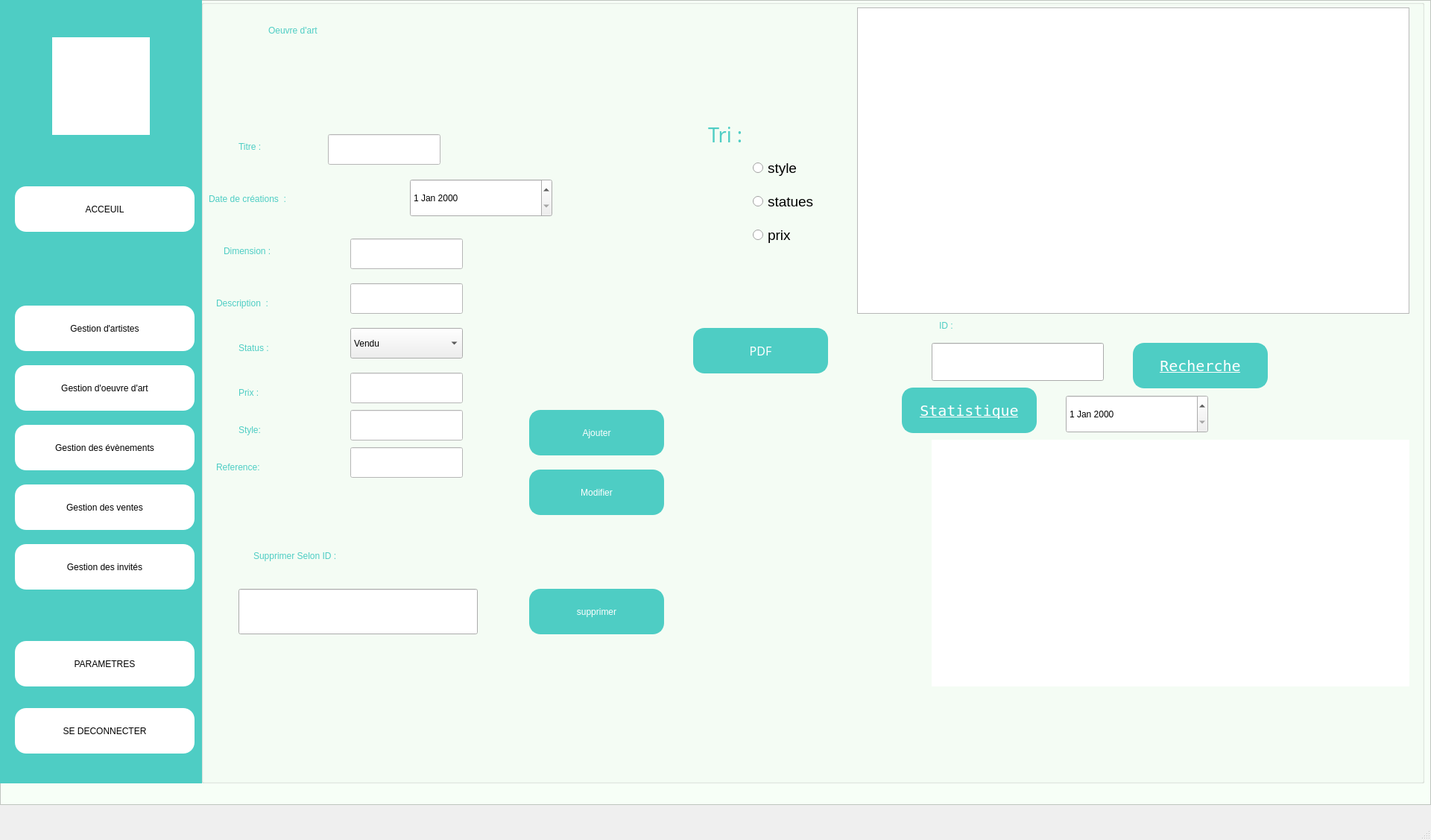
<?xml version="1.0" encoding="UTF-8"?>
<ui version="4.0">
 <class>MainWindow</class>
 <widget class="QMainWindow" name="MainWindow">
  <property name="geometry">
   <rect>
    <x>0</x>
    <y>0</y>
    <width>1920</width>
    <height>1127</height>
   </rect>
  </property>
  <property name="windowTitle">
   <string>MainWindow</string>
  </property>
  <widget class="QWidget" name="centralwidget">
   <widget class="QGroupBox" name="groupBox">
    <property name="geometry">
     <rect>
      <x>270</x>
      <y>0</y>
      <width>1641</width>
      <height>1051</height>
     </rect>
    </property>
    <property name="title">
     <string/>
    </property>
    <widget class="QLabel" name="label_22">
     <property name="geometry">
      <rect>
       <x>90</x>
       <y>10</y>
       <width>261</width>
       <height>61</height>
      </rect>
     </property>
     <property name="styleSheet">
      <string notr="true">color: #4ecdc4;
font: 26pt &quot;MS Shell Dlg 2&quot;;</string>
     </property>
     <property name="text">
      <string>Oeuvre d'art</string>
     </property>
    </widget>
    <widget class="QLabel" name="label_19">
     <property name="geometry">
      <rect>
       <x>50</x>
       <y>180</y>
       <width>81</width>
       <height>33</height>
      </rect>
     </property>
     <property name="styleSheet">
      <string notr="true">font: 10pt &quot;MS Shell Dlg 2&quot;;
color:#4ecdc4;
font: 16pt &quot;MS Shell Dlg 2&quot;;</string>
     </property>
     <property name="text">
      <string>Titre :</string>
     </property>
    </widget>
    <widget class="QLineEdit" name="line_titre_ajout">
     <property name="geometry">
      <rect>
       <x>170</x>
       <y>180</y>
       <width>151</width>
       <height>41</height>
      </rect>
     </property>
     <property name="styleSheet">
      <string notr="true">background-color: rgb(255, 255, 255);</string>
     </property>
    </widget>
    <widget class="QLabel" name="label_34">
     <property name="geometry">
      <rect>
       <x>10</x>
       <y>250</y>
       <width>261</width>
       <height>33</height>
      </rect>
     </property>
     <property name="styleSheet">
      <string notr="true">font: 10pt &quot;MS Shell Dlg 2&quot;;
color:#4ecdc4;
font: 16pt &quot;MS Shell Dlg 2&quot;;</string>
     </property>
     <property name="text">
      <string>Date de créations  :</string>
     </property>
    </widget>
    <widget class="QLineEdit" name="line_dimension_ajout">
     <property name="geometry">
      <rect>
       <x>200</x>
       <y>320</y>
       <width>151</width>
       <height>41</height>
      </rect>
     </property>
     <property name="styleSheet">
      <string notr="true">background-color: rgb(255, 255, 255);</string>
     </property>
    </widget>
    <widget class="QLineEdit" name="line_description_ajout">
     <property name="geometry">
      <rect>
       <x>200</x>
       <y>380</y>
       <width>151</width>
       <height>41</height>
      </rect>
     </property>
     <property name="styleSheet">
      <string notr="true">background-color: rgb(255, 255, 255);</string>
     </property>
    </widget>
    <widget class="QPushButton" name="boutton_ajout">
     <property name="geometry">
      <rect>
       <x>440</x>
       <y>550</y>
       <width>181</width>
       <height>61</height>
      </rect>
     </property>
     <property name="styleSheet">
      <string notr="true">
QPushButton {
    border-radius: 15px; /* Ajustez ce chiffre selon votre préférence pour le degré de circularité */
    padding: 10px 20px; /* Ajustez le rembourrage selon vos besoins */
    background-color: #4ecdc4; /* Couleur de fond */
    color: white; /* Couleur du texte */
    border: 2px solid #4ecdc4; /* Bordure */
}

QPushButton:hover {
    background-color: #b0e8e4; /* Couleur de fond au survol */
    border: 2px solid #b0e8e4; /* Bordure au survol */
}

QPushButton:pressed {
    background-color: #b0e8e4; /* Couleur de fond enfoncé */
    border: 2px solid #b0e8e4; /* Bordure enfoncé */
}


</string>
     </property>
     <property name="text">
      <string>Ajouter</string>
     </property>
    </widget>
    <widget class="QPushButton" name="boutton_modifier">
     <property name="geometry">
      <rect>
       <x>440</x>
       <y>630</y>
       <width>181</width>
       <height>61</height>
      </rect>
     </property>
     <property name="styleSheet">
      <string notr="true">
QPushButton {
    border-radius: 15px; /* Ajustez ce chiffre selon votre préférence pour le degré de circularité */
    padding: 10px 20px; /* Ajustez le rembourrage selon vos besoins */
    background-color: #4ecdc4; /* Couleur de fond */
    color: white; /* Couleur du texte */
    border: 2px solid #4ecdc4; /* Bordure */
}

QPushButton:hover {
    background-color: #b0e8e4; /* Couleur de fond au survol */
    border: 2px solid #b0e8e4; /* Bordure au survol */
}

QPushButton:pressed {
    background-color: #b0e8e4; /* Couleur de fond enfoncé */
    border: 2px solid #b0e8e4; /* Bordure enfoncé */
}


</string>
     </property>
     <property name="text">
      <string>Modifier</string>
     </property>
    </widget>
    <widget class="QLabel" name="label_50">
     <property name="geometry">
      <rect>
       <x>30</x>
       <y>320</y>
       <width>161</width>
       <height>33</height>
      </rect>
     </property>
     <property name="styleSheet">
      <string notr="true">font: 10pt &quot;MS Shell Dlg 2&quot;;
color:#4ecdc4;
font: 16pt &quot;MS Shell Dlg 2&quot;;</string>
     </property>
     <property name="text">
      <string>Dimension :</string>
     </property>
    </widget>
    <widget class="QLabel" name="label_51">
     <property name="geometry">
      <rect>
       <x>20</x>
       <y>390</y>
       <width>171</width>
       <height>33</height>
      </rect>
     </property>
     <property name="styleSheet">
      <string notr="true">font: 10pt &quot;MS Shell Dlg 2&quot;;
color:#4ecdc4;
font: 16pt &quot;MS Shell Dlg 2&quot;;</string>
     </property>
     <property name="text">
      <string>Description  :</string>
     </property>
    </widget>
    <widget class="QLabel" name="label_52">
     <property name="geometry">
      <rect>
       <x>50</x>
       <y>450</y>
       <width>93</width>
       <height>33</height>
      </rect>
     </property>
     <property name="styleSheet">
      <string notr="true">font: 10pt &quot;MS Shell Dlg 2&quot;;
color:#4ecdc4;
font: 16pt &quot;MS Shell Dlg 2&quot;;</string>
     </property>
     <property name="text">
      <string>Status :</string>
     </property>
    </widget>
    <widget class="QRadioButton" name="radioButton_style">
     <property name="geometry">
      <rect>
       <x>740</x>
       <y>210</y>
       <width>121</width>
       <height>31</height>
      </rect>
     </property>
     <property name="font">
      <font>
       <family>MS Shell Dlg 2</family>
       <pointsize>14</pointsize>
       <weight>9</weight>
       <italic>false</italic>
       <bold>false</bold>
      </font>
     </property>
     <property name="styleSheet">
      <string notr="true">font: 75 14pt &quot;MS Shell Dlg 2&quot;;</string>
     </property>
     <property name="text">
      <string>style</string>
     </property>
    </widget>
    <widget class="QRadioButton" name="radioButton_status">
     <property name="geometry">
      <rect>
       <x>740</x>
       <y>250</y>
       <width>121</width>
       <height>41</height>
      </rect>
     </property>
     <property name="font">
      <font>
       <family>MS Shell Dlg 2</family>
       <pointsize>14</pointsize>
       <weight>9</weight>
       <italic>false</italic>
       <bold>false</bold>
      </font>
     </property>
     <property name="styleSheet">
      <string notr="true">font: 75 14pt &quot;MS Shell Dlg 2&quot;;</string>
     </property>
     <property name="text">
      <string>statues</string>
     </property>
    </widget>
    <widget class="QLabel" name="label_recherche_2">
     <property name="geometry">
      <rect>
       <x>680</x>
       <y>150</y>
       <width>161</width>
       <height>61</height>
      </rect>
     </property>
     <property name="font">
      <font>
       <family>Segoe UI Black</family>
       <pointsize>20</pointsize>
       <weight>10</weight>
       <italic>false</italic>
       <bold>false</bold>
      </font>
     </property>
     <property name="styleSheet">
      <string notr="true">color:#4ecdc4;
font: 87 20pt &quot;Segoe UI Black&quot;;</string>
     </property>
     <property name="text">
      <string>Tri :</string>
     </property>
    </widget>
    <widget class="QRadioButton" name="radioButton_prix">
     <property name="geometry">
      <rect>
       <x>740</x>
       <y>300</y>
       <width>97</width>
       <height>31</height>
      </rect>
     </property>
     <property name="font">
      <font>
       <family>MS Shell Dlg 2</family>
       <pointsize>14</pointsize>
       <weight>9</weight>
       <italic>false</italic>
       <bold>false</bold>
      </font>
     </property>
     <property name="styleSheet">
      <string notr="true">font: 75 14pt &quot;MS Shell Dlg 2&quot;;</string>
     </property>
     <property name="text">
      <string>prix </string>
     </property>
    </widget>
    <widget class="QLineEdit" name="lineEdit_recherche_id">
     <property name="geometry">
      <rect>
       <x>980</x>
       <y>460</y>
       <width>231</width>
       <height>51</height>
      </rect>
     </property>
     <property name="styleSheet">
      <string notr="true">color: rgb(41, 47, 54);</string>
     </property>
    </widget>
    <widget class="QPushButton" name="boutton_recherche">
     <property name="geometry">
      <rect>
       <x>1250</x>
       <y>460</y>
       <width>181</width>
       <height>61</height>
      </rect>
     </property>
     <property name="font">
      <font>
       <family>NSimSun</family>
       <pointsize>15</pointsize>
       <weight>50</weight>
       <italic>false</italic>
       <bold>false</bold>
       <underline>true</underline>
      </font>
     </property>
     <property name="styleSheet">
      <string notr="true">
QPushButton {
    border-radius: 15px; /* Ajustez ce chiffre selon votre préférence pour le degré de circularité */
    padding: 10px 20px; /* Ajustez le rembourrage selon vos besoins */
    background-color: #4ecdc4; /* Couleur de fond */
    color: white; /* Couleur du texte */
    border: 2px solid #4ecdc4; /* Bordure */
}

QPushButton:hover {
    background-color: #b0e8e4; /* Couleur de fond au survol */
    border: 2px solid #b0e8e4; /* Bordure au survol */
}

QPushButton:pressed {
    background-color: #b0e8e4; /* Couleur de fond enfoncé */
    border: 2px solid #b0e8e4; /* Bordure enfoncé */
}


</string>
     </property>
     <property name="text">
      <string>Recherche</string>
     </property>
    </widget>
    <widget class="QLabel" name="label_25">
     <property name="geometry">
      <rect>
       <x>990</x>
       <y>420</y>
       <width>212</width>
       <height>33</height>
      </rect>
     </property>
     <property name="styleSheet">
      <string notr="true">font: 10pt &quot;MS Shell Dlg 2&quot;;
color:#4ecdc4;
font: 16pt &quot;MS Shell Dlg 2&quot;;</string>
     </property>
     <property name="text">
      <string>ID :</string>
     </property>
    </widget>
    <widget class="QLineEdit" name="line_id_supp">
     <property name="geometry">
      <rect>
       <x>50</x>
       <y>790</y>
       <width>321</width>
       <height>61</height>
      </rect>
     </property>
    </widget>
    <widget class="QPushButton" name="boutton_supp">
     <property name="geometry">
      <rect>
       <x>440</x>
       <y>790</y>
       <width>181</width>
       <height>61</height>
      </rect>
     </property>
     <property name="styleSheet">
      <string notr="true">
QPushButton {
    border-radius: 15px; /* Ajustez ce chiffre selon votre préférence pour le degré de circularité */
    padding: 10px 20px; /* Ajustez le rembourrage selon vos besoins */
    background-color: #4ecdc4; /* Couleur de fond */
    color: white; /* Couleur du texte */
    border: 2px solid #4ecdc4; /* Bordure */
}

QPushButton:hover {
    background-color: #b0e8e4; /* Couleur de fond au survol */
    border: 2px solid #b0e8e4; /* Bordure au survol */
}

QPushButton:pressed {
    background-color: #b0e8e4; /* Couleur de fond enfoncé */
    border: 2px solid #b0e8e4; /* Bordure enfoncé */
}


</string>
     </property>
     <property name="text">
      <string>supprimer</string>
     </property>
    </widget>
    <widget class="QLabel" name="label_23">
     <property name="geometry">
      <rect>
       <x>70</x>
       <y>720</y>
       <width>481</width>
       <height>51</height>
      </rect>
     </property>
     <property name="styleSheet">
      <string notr="true">color: #4ecdc4;
font: 26pt &quot;MS Shell Dlg 2&quot;;</string>
     </property>
     <property name="text">
      <string>Supprimer Selon ID :</string>
     </property>
    </widget>
    <widget class="QTextBrowser" name="textBrowser_statistique">
     <property name="geometry">
      <rect>
       <x>980</x>
       <y>590</y>
       <width>641</width>
       <height>331</height>
      </rect>
     </property>
     <property name="styleSheet">
      <string notr="true">border: none;
    margin: 0px;</string>
     </property>
    </widget>
    <widget class="QPushButton" name="boutton_statistique">
     <property name="geometry">
      <rect>
       <x>940</x>
       <y>520</y>
       <width>181</width>
       <height>61</height>
      </rect>
     </property>
     <property name="font">
      <font>
       <family>NSimSun</family>
       <pointsize>15</pointsize>
       <weight>50</weight>
       <italic>false</italic>
       <bold>false</bold>
       <underline>true</underline>
      </font>
     </property>
     <property name="styleSheet">
      <string notr="true">
QPushButton {
    border-radius: 15px; /* Ajustez ce chiffre selon votre préférence pour le degré de circularité */
    padding: 10px 20px; /* Ajustez le rembourrage selon vos besoins */
    background-color: #4ecdc4; /* Couleur de fond */
    color: white; /* Couleur du texte */
    border: 2px solid #4ecdc4; /* Bordure */
}

QPushButton:hover {
    background-color: #b0e8e4; /* Couleur de fond au survol */
    border: 2px solid #b0e8e4; /* Bordure au survol */
}

QPushButton:pressed {
    background-color: #b0e8e4; /* Couleur de fond enfoncé */
    border: 2px solid #b0e8e4; /* Bordure enfoncé */
}


</string>
     </property>
     <property name="text">
      <string>Statistique</string>
     </property>
    </widget>
    <widget class="QDateEdit" name="dateEdit_statistique">
     <property name="geometry">
      <rect>
       <x>1160</x>
       <y>530</y>
       <width>191</width>
       <height>51</height>
      </rect>
     </property>
    </widget>
    <widget class="QDateEdit" name="date_date_de_creation_ajout">
     <property name="geometry">
      <rect>
       <x>280</x>
       <y>240</y>
       <width>191</width>
       <height>51</height>
      </rect>
     </property>
     <property name="styleSheet">
      <string notr="true">font: 15pt &quot;MS Shell Dlg 2&quot;;</string>
     </property>
    </widget>
    <widget class="QLabel" name="label_53">
     <property name="geometry">
      <rect>
       <x>50</x>
       <y>510</y>
       <width>101</width>
       <height>33</height>
      </rect>
     </property>
     <property name="styleSheet">
      <string notr="true">font: 10pt &quot;MS Shell Dlg 2&quot;;
color:#4ecdc4;
font: 16pt &quot;MS Shell Dlg 2&quot;;</string>
     </property>
     <property name="text">
      <string>Prix :</string>
     </property>
    </widget>
    <widget class="QLineEdit" name="line_prix_ajout">
     <property name="geometry">
      <rect>
       <x>200</x>
       <y>500</y>
       <width>151</width>
       <height>41</height>
      </rect>
     </property>
     <property name="styleSheet">
      <string notr="true">background-color: rgb(255, 255, 255);</string>
     </property>
    </widget>
    <widget class="QLabel" name="label_54">
     <property name="geometry">
      <rect>
       <x>50</x>
       <y>560</y>
       <width>101</width>
       <height>33</height>
      </rect>
     </property>
     <property name="styleSheet">
      <string notr="true">font: 10pt &quot;MS Shell Dlg 2&quot;;
color:#4ecdc4;
font: 16pt &quot;MS Shell Dlg 2&quot;;</string>
     </property>
     <property name="text">
      <string>Style:</string>
     </property>
    </widget>
    <widget class="QLineEdit" name="line_style_ajout">
     <property name="geometry">
      <rect>
       <x>200</x>
       <y>550</y>
       <width>151</width>
       <height>41</height>
      </rect>
     </property>
     <property name="styleSheet">
      <string notr="true">background-color: rgb(255, 255, 255);</string>
     </property>
    </widget>
    <widget class="QLineEdit" name="line_reference_ajout">
     <property name="geometry">
      <rect>
       <x>200</x>
       <y>600</y>
       <width>151</width>
       <height>41</height>
      </rect>
     </property>
     <property name="styleSheet">
      <string notr="true">background-color: rgb(255, 255, 255);</string>
     </property>
    </widget>
    <widget class="QLabel" name="label_55">
     <property name="geometry">
      <rect>
       <x>20</x>
       <y>610</y>
       <width>141</width>
       <height>33</height>
      </rect>
     </property>
     <property name="styleSheet">
      <string notr="true">font: 10pt &quot;MS Shell Dlg 2&quot;;
color:#4ecdc4;
font: 16pt &quot;MS Shell Dlg 2&quot;;</string>
     </property>
     <property name="text">
      <string>Reference:</string>
     </property>
    </widget>
    <widget class="QComboBox" name="comboBox_status">
     <property name="geometry">
      <rect>
       <x>200</x>
       <y>440</y>
       <width>151</width>
       <height>41</height>
      </rect>
     </property>
     <property name="styleSheet">
      <string notr="true">font: 15pt &quot;MS Shell Dlg 2&quot;;</string>
     </property>
     <item>
      <property name="text">
       <string>Vendu</string>
      </property>
     </item>
     <item>
      <property name="text">
       <string>En stock</string>
      </property>
     </item>
    </widget>
    <widget class="QTableView" name="tableView">
     <property name="geometry">
      <rect>
       <x>880</x>
       <y>10</y>
       <width>741</width>
       <height>411</height>
      </rect>
     </property>
     <property name="styleSheet">
      <string notr="true">border: none;
margin: 0px;
QTableView {
    background-color: #f5f5f5; /* Couleur de fond de la table */
    alternate-background-color: #ffffff; /* Couleur de fond alternée des lignes */
    border: none; /* Supprime la bordure par défaut */
    selection-background-color: #a8d6ff; /* Couleur de fond de la cellule sélectionnée */
    selection-color: #000000; /* Couleur du texte de la cellule sélectionnée */
}

QTableView::item {
    padding: 10px; /* Espacement interne des cellules */
    border-bottom: 1px solid #e0e0e0; /* Bordure basse des cellules */
}

QHeaderView::section {
    background-color: #4c8dc3; /* Couleur de fond de l'en-tête de colonne */
    color: #ffffff; /* Couleur du texte de l'en-tête de colonne */
    padding: 8px; /* Espacement interne de l'en-tête de colonne */
}

QHeaderView::section:checked {
    background-color: #78aaff; /* Couleur de fond de l'en-tête de colonne lorsque trié */
}

QTableView::horizontalHeader {
    border-bottom: 2px solid #4c8dc3; /* Bordure inférieure de l'en-tête de colonne */
}

QTableView::verticalHeader {
    border-right: 2px solid #4c8dc3; /* Bordure droite de l'en-tête de ligne */
}
</string>
     </property>
    </widget>
    <widget class="QPushButton" name="boutton_pdf">
     <property name="geometry">
      <rect>
       <x>660</x>
       <y>440</y>
       <width>181</width>
       <height>61</height>
      </rect>
     </property>
     <property name="font">
      <font>
       <family>OCR A Extended</family>
       <pointsize>12</pointsize>
      </font>
     </property>
     <property name="styleSheet">
      <string notr="true">
QPushButton {
    border-radius: 15px; /* Ajustez ce chiffre selon votre préférence pour le degré de circularité */
    padding: 10px 20px; /* Ajustez le rembourrage selon vos besoins */
    background-color: #4ecdc4; /* Couleur de fond */
    color: white; /* Couleur du texte */
    border: 2px solid #4ecdc4; /* Bordure */
}

QPushButton:hover {
    background-color: #b0e8e4; /* Couleur de fond au survol */
    border: 2px solid #b0e8e4; /* Bordure au survol */
}

QPushButton:pressed {
    background-color: #b0e8e4; /* Couleur de fond enfoncé */
    border: 2px solid #b0e8e4; /* Bordure enfoncé */
}


</string>
     </property>
     <property name="text">
      <string>PDF</string>
     </property>
    </widget>
   </widget>
   <widget class="QGraphicsView" name="graphicsView">
    <property name="geometry">
     <rect>
      <x>0</x>
      <y>0</y>
      <width>1920</width>
      <height>1080</height>
     </rect>
    </property>
    <property name="styleSheet">
     <string notr="true">background-color: rgb(247, 255, 247);</string>
    </property>
   </widget>
   <widget class="QGraphicsView" name="graphicsView_2">
    <property name="geometry">
     <rect>
      <x>-10</x>
      <y>0</y>
      <width>281</width>
      <height>1051</height>
     </rect>
    </property>
    <property name="styleSheet">
     <string notr="true">background-color: rgb(78, 205, 196);

    border: none;
    margin: 0px;

</string>
    </property>
   </widget>
   <widget class="QPushButton" name="boutton_artiste">
    <property name="geometry">
     <rect>
      <x>20</x>
      <y>410</y>
      <width>241</width>
      <height>61</height>
     </rect>
    </property>
    <property name="styleSheet">
     <string notr="true">
QPushButton
{
 border-radius: 15px; /* Ajustez ce chiffre selon votre préférence pour le degré de circularité */
    padding: 10px 20px; /* Ajustez le rembourrage selon vos besoins */
	
	background-color: rgb(255, 255, 255);

}
QPushButton:Hover
{
border:none;
	background-color: rgb(88, 231, 219);
border-radius:40px;
stackedWidget_2
}
 QPushButton:pressed
{
border:none;
	background-color: rgb(127, 106, 0);

border-radius:40px;
}




</string>
    </property>
    <property name="text">
     <string>Gestion d'artistes</string>
    </property>
   </widget>
   <widget class="QGraphicsView" name="graphicsView_3">
    <property name="geometry">
     <rect>
      <x>70</x>
      <y>50</y>
      <width>131</width>
      <height>131</height>
     </rect>
    </property>
    <property name="styleSheet">
     <string notr="true">background-image: url(:/logo.png);
background-color: rgb(255, 255, 255);
border: none;
    margin: 0px;</string>
    </property>
   </widget>
   <widget class="QPushButton" name="boutton_evenement">
    <property name="geometry">
     <rect>
      <x>20</x>
      <y>570</y>
      <width>241</width>
      <height>61</height>
     </rect>
    </property>
    <property name="styleSheet">
     <string notr="true">
QPushButton
{
 border-radius: 15px; /* Ajustez ce chiffre selon votre préférence pour le degré de circularité */
    padding: 10px 20px; /* Ajustez le rembourrage selon vos besoins */
	
	background-color: rgb(255, 255, 255);

}
QPushButton:Hover
{
border:none;
	background-color: rgb(88, 231, 219);
border-radius:40px;
stackedWidget_2
}
 QPushButton:pressed
{
border:none;
	background-color: rgb(127, 106, 0);

border-radius:40px;
}




</string>
    </property>
    <property name="text">
     <string>Gestion des évènements</string>
    </property>
   </widget>
   <widget class="QPushButton" name="boutton_invite">
    <property name="geometry">
     <rect>
      <x>20</x>
      <y>730</y>
      <width>241</width>
      <height>61</height>
     </rect>
    </property>
    <property name="styleSheet">
     <string notr="true">
QPushButton
{
 border-radius: 15px; /* Ajustez ce chiffre selon votre préférence pour le degré de circularité */
    padding: 10px 20px; /* Ajustez le rembourrage selon vos besoins */
	
	background-color: rgb(255, 255, 255);

}
QPushButton:Hover
{
border:none;
	background-color: rgb(88, 231, 219);
border-radius:40px;
stackedWidget_2
}
 QPushButton:pressed
{
border:none;
	background-color: rgb(127, 106, 0);

border-radius:40px;
}




</string>
    </property>
    <property name="text">
     <string>Gestion des invités</string>
    </property>
   </widget>
   <widget class="QPushButton" name="pb_acceuil_4">
    <property name="geometry">
     <rect>
      <x>20</x>
      <y>250</y>
      <width>241</width>
      <height>61</height>
     </rect>
    </property>
    <property name="cursor">
     <cursorShape>ArrowCursor</cursorShape>
    </property>
    <property name="mouseTracking">
     <bool>false</bool>
    </property>
    <property name="accessibleName">
     <string/>
    </property>
    <property name="styleSheet">
     <string notr="true">
QPushButton
{
 border-radius: 15px; /* Ajustez ce chiffre selon votre préférence pour le degré de circularité */
    padding: 10px 20px; /* Ajustez le rembourrage selon vos besoins */
	
	background-color: rgb(255, 255, 255);

}
QPushButton:Hover
{
border:none;
	background-color: rgb(88, 231, 219);
border-radius:40px;
stackedWidget_2
}
 QPushButton:pressed
{
border:none;
	background-color: rgb(127, 106, 0);

border-radius:40px;
}




</string>
    </property>
    <property name="text">
     <string>ACCEUIL</string>
    </property>
    <property name="autoDefault">
     <bool>false</bool>
    </property>
    <property name="default">
     <bool>false</bool>
    </property>
    <property name="flat">
     <bool>false</bool>
    </property>
   </widget>
   <widget class="QPushButton" name="boutton_oeuvre">
    <property name="geometry">
     <rect>
      <x>20</x>
      <y>490</y>
      <width>241</width>
      <height>61</height>
     </rect>
    </property>
    <property name="styleSheet">
     <string notr="true">
QPushButton
{
 border-radius: 15px; /* Ajustez ce chiffre selon votre préférence pour le degré de circularité */
    padding: 10px 20px; /* Ajustez le rembourrage selon vos besoins */
	
	background-color: rgb(255, 255, 255);

}
QPushButton:Hover
{
border:none;
	background-color: rgb(88, 231, 219);
border-radius:40px;
stackedWidget_2
}
 QPushButton:pressed
{
border:none;
	background-color: rgb(127, 106, 0);

border-radius:40px;
}




</string>
    </property>
    <property name="text">
     <string>Gestion d'oeuvre d'art</string>
    </property>
   </widget>
   <widget class="QPushButton" name="boutton_vente">
    <property name="geometry">
     <rect>
      <x>20</x>
      <y>650</y>
      <width>241</width>
      <height>61</height>
     </rect>
    </property>
    <property name="styleSheet">
     <string notr="true">
QPushButton
{
 border-radius: 15px; /* Ajustez ce chiffre selon votre préférence pour le degré de circularité */
    padding: 10px 20px; /* Ajustez le rembourrage selon vos besoins */
	
	background-color: rgb(255, 255, 255);

}
QPushButton:Hover
{
border:none;
	background-color: rgb(88, 231, 219);
border-radius:40px;
stackedWidget_2
}
 QPushButton:pressed
{
border:none;
	background-color: rgb(127, 106, 0);

border-radius:40px;
}




</string>
    </property>
    <property name="text">
     <string>Gestion des ventes</string>
    </property>
   </widget>
   <widget class="QPushButton" name="boutton_deconnecte">
    <property name="geometry">
     <rect>
      <x>20</x>
      <y>950</y>
      <width>241</width>
      <height>61</height>
     </rect>
    </property>
    <property name="styleSheet">
     <string notr="true">
QPushButton
{
 border-radius: 15px; /* Ajustez ce chiffre selon votre préférence pour le degré de circularité */
    padding: 10px 20px; /* Ajustez le rembourrage selon vos besoins */
	
	background-color: rgb(255, 255, 255);

}
QPushButton:Hover
{
border:none;
	background-color: rgb(88, 231, 219);
border-radius:40px;
stackedWidget_2
}
 QPushButton:pressed
{
border:none;
	background-color: rgb(127, 106, 0);

border-radius:40px;
}




</string>
    </property>
    <property name="text">
     <string>SE DECONNECTER</string>
    </property>
   </widget>
   <widget class="QPushButton" name="boutton_parametre">
    <property name="geometry">
     <rect>
      <x>20</x>
      <y>860</y>
      <width>241</width>
      <height>61</height>
     </rect>
    </property>
    <property name="styleSheet">
     <string notr="true">
QPushButton
{
 border-radius: 15px; /* Ajustez ce chiffre selon votre préférence pour le degré de circularité */
    padding: 10px 20px; /* Ajustez le rembourrage selon vos besoins */
	
	background-color: rgb(255, 255, 255);

}
QPushButton:Hover
{
border:none;
	background-color: rgb(88, 231, 219);
border-radius:40px;
stackedWidget_2
}
 QPushButton:pressed
{
border:none;
	background-color: rgb(127, 106, 0);

border-radius:40px;
}




</string>
    </property>
    <property name="text">
     <string>PARAMETRES</string>
    </property>
   </widget>
   <zorder>graphicsView</zorder>
   <zorder>groupBox</zorder>
   <zorder>graphicsView_2</zorder>
   <zorder>boutton_artiste</zorder>
   <zorder>graphicsView_3</zorder>
   <zorder>boutton_evenement</zorder>
   <zorder>boutton_invite</zorder>
   <zorder>pb_acceuil_4</zorder>
   <zorder>boutton_oeuvre</zorder>
   <zorder>boutton_vente</zorder>
   <zorder>boutton_deconnecte</zorder>
   <zorder>boutton_parametre</zorder>
  </widget>
  <widget class="QMenuBar" name="menubar">
   <property name="geometry">
    <rect>
     <x>0</x>
     <y>0</y>
     <width>1920</width>
     <height>28</height>
    </rect>
   </property>
  </widget>
  <widget class="QStatusBar" name="statusbar"/>
 </widget>
 <resources/>
 <connections/>
</ui>
